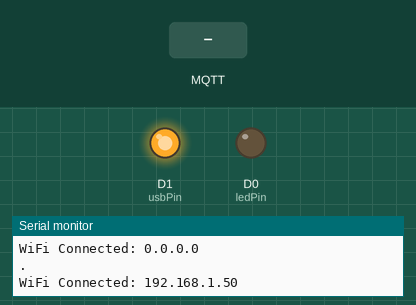
Bench run of a sketch on a simulated ESP8266 (NodeMCU). On the bench: output pins drawn as LEDs (lit = HIGH), the last lines printed to the serial monitor. The inputs (shaded band) are chosen by the test bench. WiFi joins after 1.5 s; servers stay silent unless stated; no MQTT or app messages arrive unless stated.

Above: at 2.8 s.
2.9 s: MQTT message "led" arrives on the first subscribed topic
At 4.1 s:
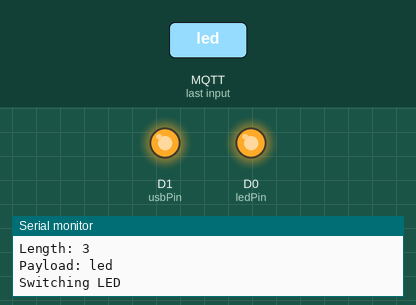
4.4 s: MQTT message "usbled" arrives on the first subscribed topic
At 5.6 s:
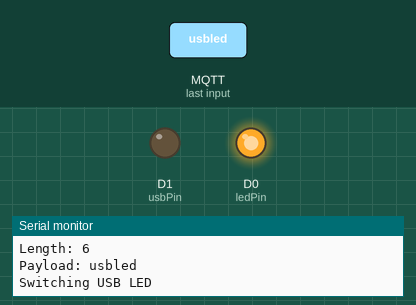
5.9 s: MQTT message "led" arrives on the first subscribed topic
At 6.5 s:
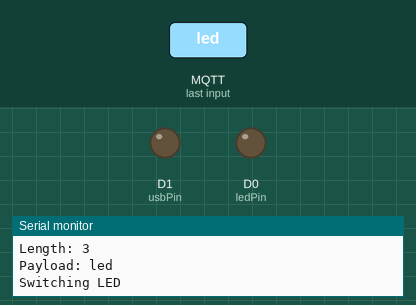
Timing chart, 0 to 8.9 s (numbered marks = the images above; inputs shaded):
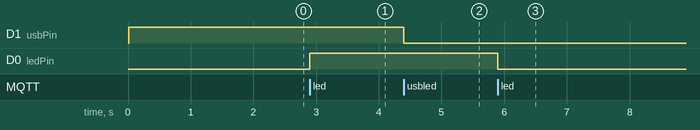

Measured:
- after the input at 2.9 s, D0 (ledPin): LOW → HIGH at once
- after the input at 4.4 s, D1 (usbPin): HIGH → LOW at once
- after the input at 5.9 s, D0 (ledPin): HIGH → LOW at once

The sketch:

lab1_nodeMCU_rpi3_LED_MQTT_noauth.ino
```cpp
#include <ESP8266WiFi.h>
#include <PubSubClient.h>
#include <ESP8266HTTPClient.h>


#define D0 16
#define D1 5


const char *ssid = "J-Kyu";
const char *password = "password";
const char *mymqtt_Client_id = "iot_21500629";

char *mqtt_topic = "iot/21500629";
char *mqtt_broker = "192.168.137.110";

char message_buff[100];

WiFiClient wifiClient;
int ledPin = D0;
int usbPin = D1;

void callback(char *mqtt_topic, byte *payload, unsigned int length){
  int i = 0;
  Serial.println("Message arrived: topic: " + String(mqtt_topic));
  Serial.println("Length: "+ String(length,DEC));
  //create character buffer with ending null terminator (string)

  for(i=0; i<length; i++){
    message_buff[i] = payload[i];
  }

  message_buff[i]= '\0';
  String msgString = String(message_buff);
  Serial.println("Payload: "+ msgString);
  int ledState = digitalRead(ledPin);
    int usbState = digitalRead(usbPin);
  //전송된 메시가 "led"이면 LED를 받을 때마다 켜고 끈다.(토글)
  if (msgString == "led"){
    digitalWrite(ledPin, !ledState);
    Serial.println("Switching LED");
  }
  else if (msgString == "usbled"){
    digitalWrite(usbPin, !usbState);
    Serial.println("Switching USB LED");
  }
}


PubSubClient espClient(mqtt_broker, 1883, callback,wifiClient);

void setup() {
  // put your setup code here, to run once:
  Serial.begin(9600);
  delay(10);

  //led
  pinMode(ledPin, OUTPUT); // Initialize the LED_BUILTIN pin as an output
  digitalWrite(ledPin, LOW); //LED off

  //usb led
  pinMode(usbPin, OUTPUT); // Initialize the LED_BUILTIN pin as an output
  digitalWrite(usbPin, HIGH); //LED off


  //Connect to wifi my network;
  Serial.println();
  Serial.println();
  Serial.print("Connecting to ");
  Serial.println(ssid);
  //wifi에 연결을 시도한다.
  WiFi.begin(ssid, password);

  while (WiFi.status() != WL_CONNECTED) {
    delay(500);
    Serial.println(".");
    //연결되면 접속한 IP가 뭔지 출력한다.
    Serial.println("");
    Serial.print("WiFi Connected: ");
    Serial.println(WiFi.localIP());

    //Connection to broker
    if (espClient.connect(mymqtt_Client_id)){
      espClient.publish(mqtt_topic, "Publishing message from my nodeMCU");
      espClient.subscribe(mqtt_topic);
    }
  }

}

void loop() {
  // put your main code here, to run repeatedly:
  espClient.loop();

}
```
